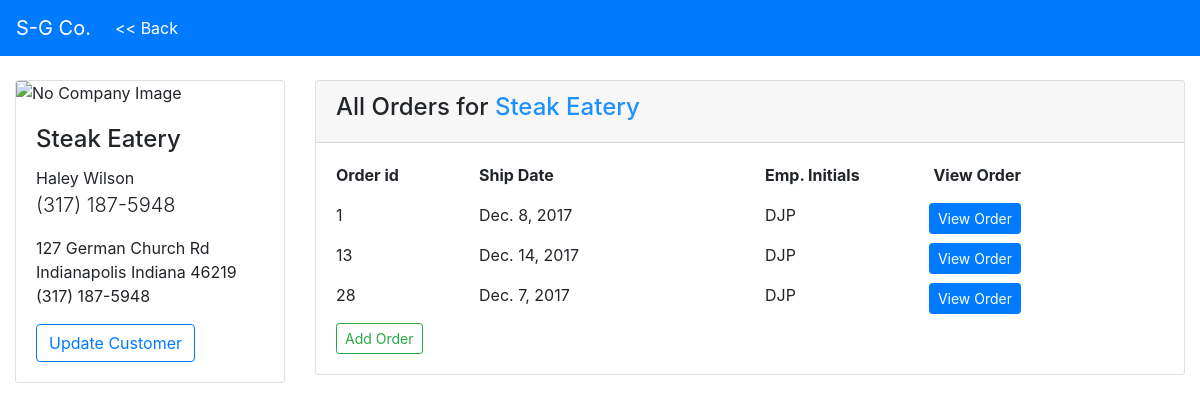
The app's page /sales/customers/1/, older data.
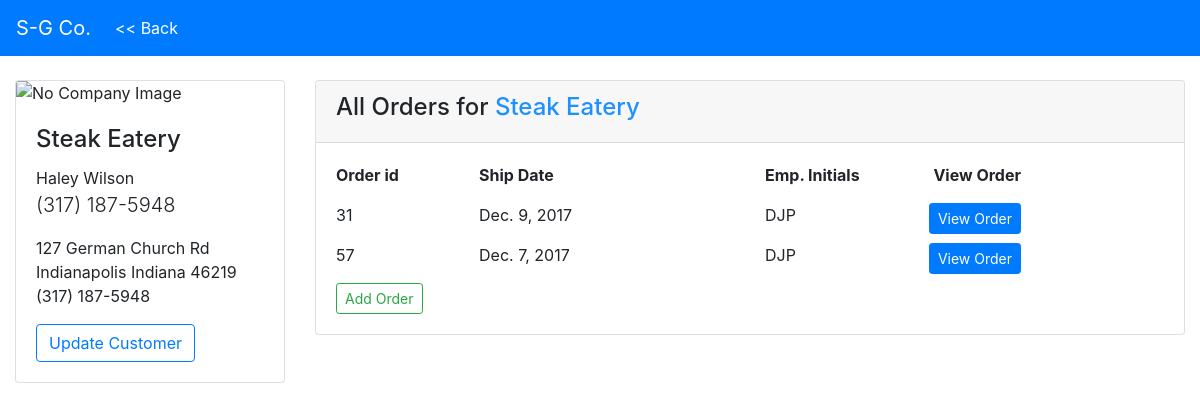
The same page, newer data.
### sales/models.py (models this page shows, shortened)
class Order(models.Model):
    STATUS_CHOICES = (
        ('QUEUED', 'Queued'),
        ('SHIPPED', 'Shipped'),
    )
    order_number = models.AutoField(primary_key=True, unique=True)
    date_ordered = models.DateField()
    ship_date = models.DateField()
    emp_init = models.CharField(max_length=3)
    customer = models.ForeignKey(Customer, on_delete=models.CASCADE)
    po_number = models.CharField(max_length=50, null=True, blank=True)
    branch = models.IntegerField(default=1)
    ship_method = models.CharField(max_length=50, null=True, blank=True)
    courier = models.CharField(max_length=50, null=True, blank=True)
    order_type = models.CharField(max_length=50, null=True, blank=True)
    status = models.CharField(max_length=50, null=True, blank=True, choices=STATUS_CHOICES, default='QUEUED')

### sales/views.py (the view)
# urls.py: url(r'^customers/(?P<pk>[0-9]+)/$', views.CustomerProfile.as_view(), name='customer_details'),
class CustomerProfile(DetailView):
    model = Customer
    def get_context_data(self, **kwargs):
        context = super(CustomerProfile, self).get_context_data(**kwargs)
        context['customer'] = Customer.objects.get(customer_id=self.kwargs['pk'])
        customer = Customer.objects.get(customer_id=self.kwargs['pk'])
        phone_number = str(customer.phone_number)
        context['phone_number'] = "(" + phone_number[:3] + ") " + phone_number[3:6] + "-" + phone_number [6:]
        context['cust'] = self.kwargs['pk']
        return context

### templates/sales/customer_detail.html
{% extends 'sales/base.html' %}
{% block back_link %}{% url 'sales:customers' %}{% endblock %}
{% block body %}
  <div class="container-fluid">
    <div class="row mt-4">
      <div class="col-sm-3">
        <div class="card">
          <img class="card-img-top" src="" alt="No Company Image">
          <div class="card-body">
            <h4 class="card-title">{{ customer.company }}</h4>
            <p>{{ customer.contact_name }}<br>
            <span class="lead">{{ phone_number }}</span></p>
            <p>
              {{ customer.street_address }}<br>
              {{ customer.city }} {{ customer.state }} {{ customer.zipcode }}<br>
              {{ phone_number }}
            </p>
            <a href="{% url 'sales:edit_customer' cust %}" class="btn btn-outline-primary">Update Customer</a>
          </div>
        </div>
      </div>
      <div class="col-sm-9">
        <div class="card">
          <div class="card-header">
            <h4>All Orders for <span style="color: dodgerblue">{{ customer.company }}</span></h4>
          </div>
          <div class="card-body">
            <div class="row">
              <div class="col-2">
                <p><strong>Order id</strong></p>
              </div>
              <div class="col-4">
                <p><strong>Ship Date</strong></p>
              </div>
              <div class="col-2">
                <p><strong>Emp. Initials</strong></p>
              </div>
              <div class="col-2 text-right">
                <p><strong>View Order</strong></p>
              </div>
            </div>
            {% for order in customer.order_set.all %}
            <div class="row">
              <div class="col-2">
                <p>{{ order.order_number }}</p>
              </div>
              <div class="col-4">
                <p>{{ order.ship_date }}</p>
              </div>
              <div class="col-2">
                <p>{{ order.emp_init }}</p>
              </div>
              <div class="col-2 text-right">
                <a href="{% url 'sales:order_detail' customer.pk order.pk %}" class="btn btn-sm btn-primary">View Order</a>
              </div>
            </div>
            {% endfor %}
            <div class="row">
              <div class="col">
                <a href="{% url 'sales:new_order' customer.pk %}" class="btn btn-outline-success btn-sm">Add Order</a>
              </div>
            </div>
          </div>
        </div>
      </div>
    </div>
  </div>
{% endblock %}

Row changes from the older to the newer data that the page shows:
removed Order: order_number "1", ship_date "Dec. 8, 2017", emp_init "DJP"
removed Order: order_number "13", ship_date "Dec. 14, 2017", emp_init "DJP"
removed Order: order_number "28", ship_date "Dec. 7, 2017", emp_init "DJP"
added Order: order_number "31", ship_date "Dec. 9, 2017", emp_init "DJP"
added Order: order_number "57", ship_date "Dec. 7, 2017", emp_init "DJP"
